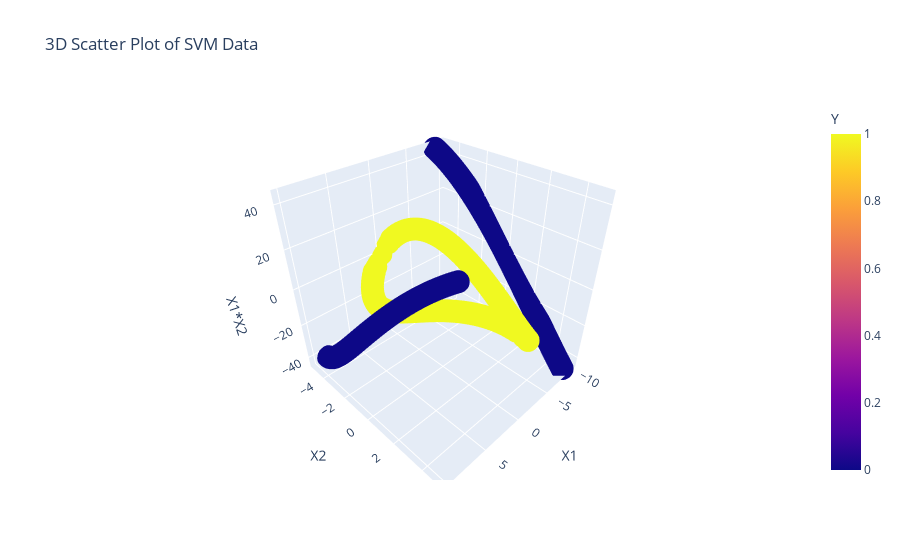

This figure's notebook cell:
### Code cell
import plotly.express as px

fig = px.scatter_3d(
    df, 
    x='X1', 
    y='X2', 
    z='X1*X2', 
    color='Y',
    title='3D Scatter Plot of SVM Data'
)
fig.show()

### Figure 1 — Plotly figure (JSON) as saved in the notebook; plotly's stock layout.template omitted (floating-point values rounded to 4 significant figures; data arrays with more than 128 entries replaced by an {"elided": "..."} marker saying what was removed)
{"data": [{"hovertemplate": "X1=%{x}<br>X2=%{y}<br>X1*X2=%{z}<br>Y=%{marker.color}<extra></extra>", "legendgroup": "", "marker": {"color": {"elided": "400 int values"}, "coloraxis": "coloraxis", "symbol": "circle"}, "mode": "markers", "name": "", "scene": "scene", "showlegend": false, "type": "scatter3d", "x": {"elided": "400 float values"}, "y": {"elided": "400 float values"}, "z": {"elided": "400 float values"}}], "layout": {"coloraxis": {"colorbar": {"title": {"text": "Y"}}, "colorscale": [[0, "#0d0887"], [0.1111, "#46039f"], [0.2222, "#7201a8"], [0.3333, "#9c179e"], [0.4444, "#bd3786"], [0.5556, "#d8576b"], [0.6667, "#ed7953"], [0.7778, "#fb9f3a"], [0.8889, "#fdca26"], [1, "#f0f921"]]}, "legend": {"tracegroupgap": 0}, "scene": {"domain": {"x": [0, 1], "y": [0, 1]}, "xaxis": {"title": {"text": "X1"}}, "yaxis": {"title": {"text": "X2"}}, "zaxis": {"title": {"text": "X1*X2"}}}, "title": {"text": "3D Scatter Plot of SVM Data"}}}
